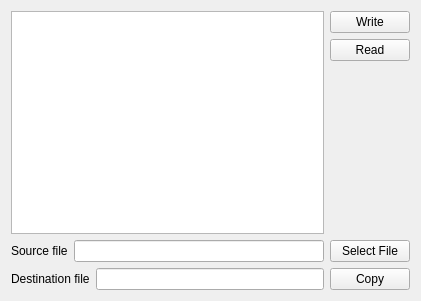
<?xml version="1.0" encoding="UTF-8"?>
<ui version="4.0">
 <class>Widget</class>
 <widget class="QWidget" name="Widget">
  <property name="geometry">
   <rect>
    <x>0</x>
    <y>0</y>
    <width>421</width>
    <height>301</height>
   </rect>
  </property>
  <property name="windowTitle">
   <string>Widget</string>
  </property>
  <layout class="QVBoxLayout" name="verticalLayout_2">
   <item>
    <layout class="QHBoxLayout" name="horizontalLayout">
     <item>
      <widget class="QTextEdit" name="textEdit"/>
     </item>
     <item>
      <layout class="QVBoxLayout" name="verticalLayout">
       <item>
        <widget class="QPushButton" name="pushButtonWrite">
         <property name="text">
          <string>Write</string>
         </property>
        </widget>
       </item>
       <item>
        <widget class="QPushButton" name="pushButtonRead">
         <property name="text">
          <string>Read</string>
         </property>
        </widget>
       </item>
       <item>
        <spacer name="verticalSpacer">
         <property name="orientation">
          <enum>Qt::Orientation::Vertical</enum>
         </property>
         <property name="sizeHint" stdset="0">
          <size>
           <width>20</width>
           <height>40</height>
          </size>
         </property>
        </spacer>
       </item>
      </layout>
     </item>
    </layout>
   </item>
   <item>
    <layout class="QHBoxLayout" name="horizontalLayout_2">
     <item>
      <widget class="QLabel" name="label">
       <property name="text">
        <string>Source file</string>
       </property>
      </widget>
     </item>
     <item>
      <widget class="QLineEdit" name="lineEditSource"/>
     </item>
     <item>
      <widget class="QPushButton" name="pushButtonSelectFile">
       <property name="text">
        <string>Select File</string>
       </property>
      </widget>
     </item>
    </layout>
   </item>
   <item>
    <layout class="QHBoxLayout" name="horizontalLayout_3">
     <item>
      <widget class="QLabel" name="label_2">
       <property name="text">
        <string>Destination file</string>
       </property>
      </widget>
     </item>
     <item>
      <widget class="QLineEdit" name="lineEditDestination"/>
     </item>
     <item>
      <widget class="QPushButton" name="pushButtonCopy">
       <property name="text">
        <string>Copy</string>
       </property>
      </widget>
     </item>
    </layout>
   </item>
  </layout>
 </widget>
 <resources/>
 <connections/>
</ui>
